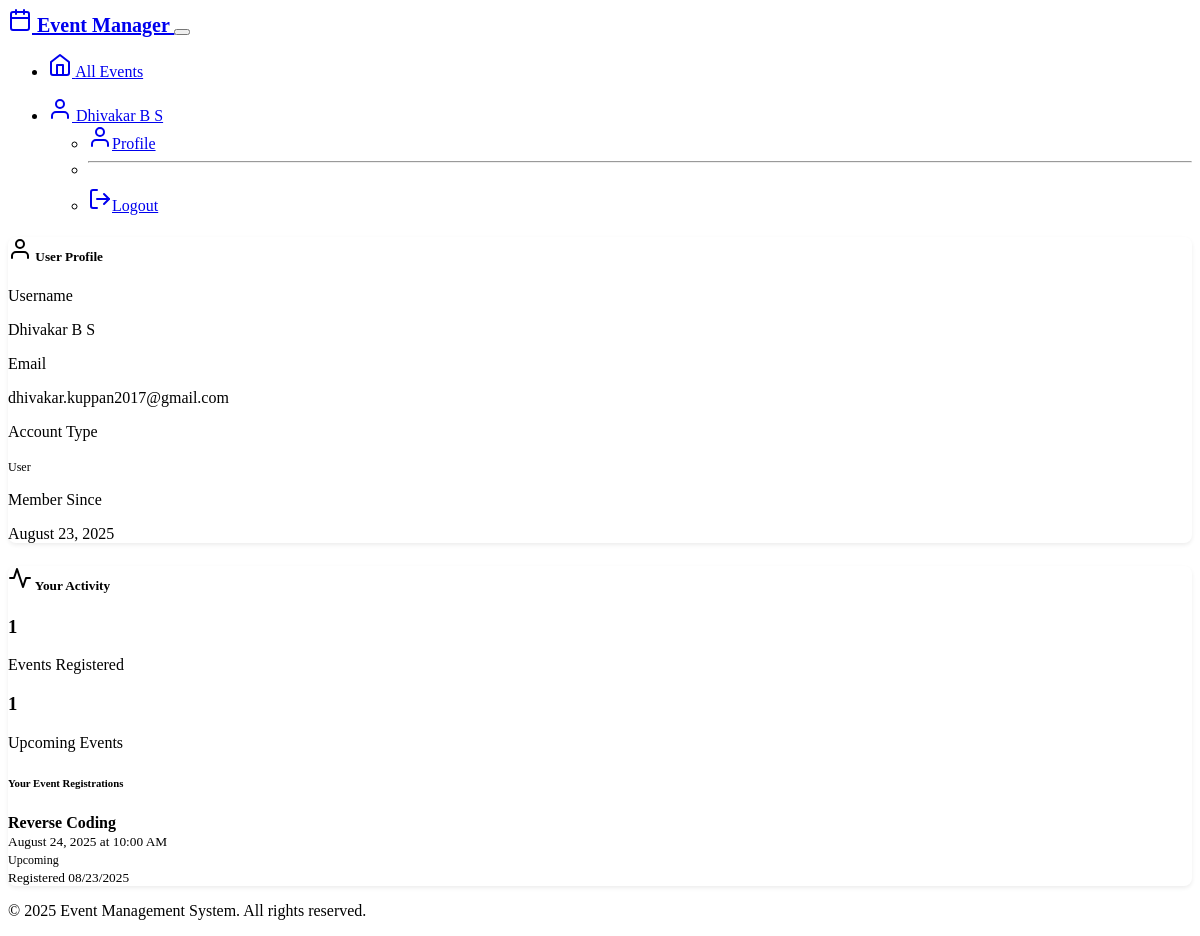
The page /profile (signed in) on the database its author committed.
### models.py (models this page shows, shortened)
class User(UserMixin, db.Model):
    id = db.Column(db.Integer, primary_key=True)
    username = db.Column(db.String(64), unique=True, nullable=False, index=True)
    email = db.Column(db.String(120), unique=True, nullable=False, index=True)
    password_hash = db.Column(db.String(256), nullable=False)
    is_admin = db.Column(db.Boolean, default=False, nullable=False)
    created_at = db.Column(db.DateTime, default=datetime.utcnow)
    events = db.relationship('Event', backref='creator', lazy=True)
    registrations = db.relationship('Attendee', backref='user', lazy=True)

class Attendee(db.Model):
    id = db.Column(db.Integer, primary_key=True)
    name = db.Column(db.String(100), nullable=False)
    email = db.Column(db.String(120), nullable=False)
    phone = db.Column(db.String(20), nullable=True)
    event_id = db.Column(db.Integer, db.ForeignKey('event.id'), nullable=False)
    user_id = db.Column(db.Integer, db.ForeignKey('user.id'), nullable=False)
    registered_at = db.Column(db.DateTime, default=datetime.utcnow)
    __table_args__ = (db.UniqueConstraint('user_id', 'event_id', name='unique_attendee_per_event'),)

class Event(db.Model):
    id = db.Column(db.Integer, primary_key=True)
    name = db.Column(db.String(200), nullable=False)
    description = db.Column(db.Text, nullable=True)
    date = db.Column(db.Date, nullable=False)
    time = db.Column(db.Time, nullable=False)
    location = db.Column(db.String(300), nullable=False)
    max_attendees = db.Column(db.Integer, default=100)
    created_at = db.Column(db.DateTime, default=datetime.utcnow)
    updated_at = db.Column(db.DateTime, default=datetime.utcnow, onupdate=datetime.utcnow)
    created_by = db.Column(db.Integer, db.ForeignKey('user.id'), nullable=False)
    attendees = db.relationship('Attendee', backref='event', lazy=True, cascade='all, delete-orphan')
    @property
    def status(self):
        now = datetime.now()
        event_datetime = datetime.combine(self.date, self.time)
        if event_datetime > now:
            return 'upcoming'
        elif event_datetime.date() == now.date():
            return 'ongoing'
        else:
            return 'completed'

### auth_routes.py (the view)
@app.route('/profile')
@login_required
def profile():
    return render_template('auth/profile.html', user=current_user)

### app.py (called while the page is built)
@login_manager.user_loader
def load_user(user_id):
    return models.User.query.get(int(user_id))

### templates/auth/profile.html (shortened to what this page needs)
{% extends "base.html" %}
{% block content %}
<div class="row">
    <div class="col-lg-4">
        <div class="card mb-4">
            <div class="card-header">
                <h5 class="card-title mb-0">
                    <i data-feather="user" class="me-2"></i>
                    User Profile
                </h5>
            </div>
            <div class="card-body">
                <div class="mb-3">
                    <label class="form-label">Username</label>
                    <p class="form-control-plaintext">{{ user.username }}</p>
                </div>
                <div class="mb-3">
                    <label class="form-label">Email</label>
                    <p class="form-control-plaintext">{{ user.email }}</p>
                </div>
                <div class="mb-3">
                    <label class="form-label">Account Type</label>
                    <p class="form-control-plaintext">
                        {% if user.is_admin %}
                            <span class="badge bg-primary">Administrator</span>
                        {% else %}
                            <span class="badge bg-secondary">User</span>
                        {% endif %}
                    </p>
                </div>
                <div class="mb-3">
                    <label class="form-label">Member Since</label>
                    <p class="form-control-plaintext">{{ user.created_at.strftime('%B %d, %Y') }}</p>
                </div>
            </div>
        </div>
    </div>
    <div class="col-lg-8">
        <div class="card">
            <div class="card-header">
                <h5 class="card-title mb-0">
                    <i data-feather="activity" class="me-2"></i>
                    Your Activity
                </h5>
            </div>
            <div class="card-body">
                {% if user.is_admin %}
                    <div class="row mb-4">
                        <div class="col-md-4">
                            <div class="text-center">
                                <h3 class="text-primary">{{ user.events|length }}</h3>
                                <p class="text-muted">Events Created</p>
                            </div>
                        </div>
                        <div class="col-md-4">
                            <div class="text-center">
                                <h3 class="text-success">{{ user.events|selectattr('status', 'equalto', 'upcoming')|list|length }}</h3>
                                <p class="text-muted">Upcoming Events</p>
                            </div>
                        </div>
                        <div class="col-md-4">
                            <div class="text-center">
                                <h3 class="text-info">
                                    {% set total_attendees = user.events|sum(attribute='attendee_count') %}
                                    {{ total_attendees }}
                                </h3>
                                <p class="text-muted">Total Registrations</p>
                            </div>
                        </div>
                    </div>
                    {% if user.events %}
                        <h6>Your Recent Events</h6>
                        {% for event in user.events[:5] %}
                            <div class="d-flex justify-content-between align-items-center py-2 {% if not loop.last %}border-bottom{% endif %}">
                                <div>
                                    <strong>{{ event.name }}</strong><br>
                                    <small class="text-muted">{{ event.date.strftime('%B %d, %Y') }}</small>
                                </div>
                                <div class="text-end">
                                    {% if event.status == 'upcoming' %}
                                        <span class="badge bg-primary">Upcoming</span>
                                    {% elif event.status == 'ongoing' %}
                                        <span class="badge bg-success">Ongoing</span>
                                    {% else %}
                                        <span class="badge bg-secondary">Completed</span>
                                    {% endif %}
                                    <br>
                                    <small class="text-muted">{{ event.attendee_count }} registered</small>
                                </div>
                            </div>
                        {% endfor %}
                    {% else %}
                        <div class="text-center py-4">
                            <i data-feather="calendar-x" width="48" height="48" class="text-muted mb-3"></i>
                            <p class="text-muted">You haven't created any events yet.</p>
                            <a href="{{ url_for('create_event') }}" class="btn btn-primary">Create Your First Event</a>
                        </div>
                    {% endif %}
                {% else %}
                    <div class="row mb-4">
                        <div class="col-md-6">
                            <div class="text-center">
                                <h3 class="text-success">{{ user.registrations|length }}</h3>
                                <p class="text-muted">Events Registered</p>
                            </div>
                        </div>
                        <div class="col-md-6">
                            <div class="text-center">
                                <h3 class="text-info">{{ user.registrations|selectattr('event.status', 'equalto', 'upcoming')|list|length }}</h3>
                                <p class="text-muted">Upcoming Events</p>
                            </div>
                        </div>
                    </div>
                    {% if user.registrations %}
                        <h6>Your Event Registrations</h6>
                        {% for registration in user.registrations %}
                            <div class="d-flex justify-content-between align-items-center py-2 {% if not loop.last %}border-bottom{% endif %}">
                                <div>
                                    <strong>{{ registration.event.name }}</strong><br>
                                    <small class="text-muted">{{ registration.event.date.strftime('%B %d, %Y') }} at {{ registration.event.time.strftime('%I:%M %p') }}</small>
                                </div>
                                <div class="text-end">
                                    {% if registration.event.status == 'upcoming' %}
                                        <span class="badge bg-primary">Upcoming</span>
                                    {% elif registration.event.status == 'ongoing' %}
                                        <span class="badge bg-success">Ongoing</span>
                                    {% else %}
                                        <span class="badge bg-secondary">Completed</span>
                                    {% endif %}
                                    <br>
                                    <small class="text-muted">Registered {{ registration.registered_at.strftime('%m/%d/%Y') }}</small>
                                </div>
                            </div>
                        {% endfor %}
                    {% else %}
                        <div class="text-center py-4">
                            <i data-feather="calendar" width="48" height="48" class="text-muted mb-3"></i>
                            <p class="text-muted">You haven't registered for any events yet.</p>
                            <a href="{{ url_for('index') }}" class="btn btn-primary">Browse Events</a>
                        </div>
                    {% endif %}
                {% endif %}
            </div>
        </div>
    </div>
</div>
{% endblock %}

### templates/base.html (shortened to what this page needs)
<!DOCTYPE html>
<html lang="en" data-bs-theme="dark">
<head>
    <link href="https://cdn.replit.com/agent/bootstrap-agent-dark-theme.min.css" rel="stylesheet">
    <link rel="stylesheet" href="{{ url_for('static', filename='css/custom.css') }}">
</head>
<body>
    <nav class="navbar navbar-expand-lg navbar-dark bg-dark">
        <div class="container">
            <a class="navbar-brand" href="{{ url_for('index') }}">
                <i data-feather="calendar" class="me-2"></i>
                Event Manager
            </a>
            <button class="navbar-toggler" type="button" data-bs-toggle="collapse" data-bs-target="#navbarNav">
            </button>
            <div class="collapse navbar-collapse" id="navbarNav">
                <ul class="navbar-nav me-auto">
                    <li class="nav-item">
                        <a class="nav-link" href="{{ url_for('index') }}">
                            <i data-feather="home" class="me-1"></i>
                            All Events
                        </a>
                    </li>
                </ul>
                <ul class="navbar-nav ms-auto">
                    {% if current_user.is_authenticated %}
                        <li class="nav-item dropdown">
                            <a class="nav-link dropdown-toggle" href="#" id="navbarDropdown" role="button" data-bs-toggle="dropdown">
                                <i data-feather="user" class="me-1"></i>
                                {{ current_user.username }}
                            </a>
                            <ul class="dropdown-menu">
                                <li><a class="dropdown-item" href="{{ url_for('profile') }}">
                                    <i data-feather="user" class="me-2"></i>Profile
                                </a></li>
                                <li><hr class="dropdown-divider"></li>
                                <li><a class="dropdown-item" href="{{ url_for('logout') }}">
                                    <i data-feather="log-out" class="me-2"></i>Logout
                                </a></li>
                            </ul>
                        </li>
                    {% endif %}
                </ul>
            </div>
        </div>
    </nav>
    <main class="container my-4">
        {% block content %}{% endblock %}
    </main>
    <footer class="bg-dark text-light py-4 mt-5">
        <div class="container text-center">
            <p class="mb-0">&copy; 2025 Event Management System. All rights reserved.</p>
        </div>
    </footer>
</body>
</html>

### static/css/custom.css (style rules this page uses)
:root { --event-card-shadow: 0 0.125rem 0.25rem rgba(0, 0, 0, 0.075); --event-card-hover-shadow: 0 0.5rem 1rem rgba(0, 0, 0, 0.15); --border-radius-lg: 0.5rem; }
.card { border-radius: var(--border-radius-lg); box-shadow: var(--event-card-shadow); transition: box-shadow 0.3s ease-in-out, transform 0.2s ease-in-out; }
.badge { font-size: 0.75em; font-weight: 500; }
.form-label { font-weight: 500; margin-bottom: 0.5rem; }
.navbar-brand { font-weight: 600; font-size: 1.25rem; }
.navbar-nav .nav-link { font-weight: 500; transition: color 0.2s ease-in-out; }
footer { margin-top: auto; }
.card-header { font-weight: 600; }

### rows shown on the page
User: username "Dhivakar B S", email "dhivakar.kuppan2017@gmail.com", created_at "August 23, 2025"
Attendee: event.name "Reverse Coding", event "August 24, 2025", event.time "10:00 AM", registered_at "08/23/2025"

### other values the page prints
{{ user.registrations|length }} "1"
